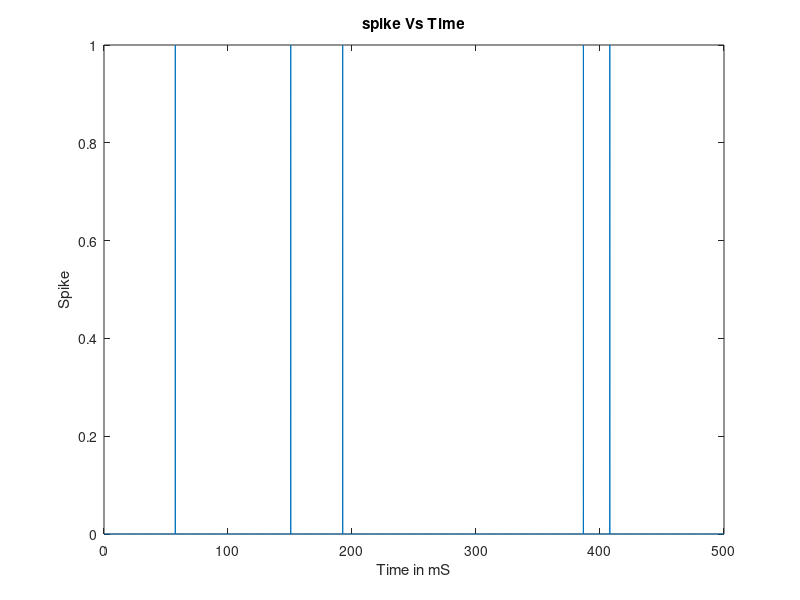

Write MATLAB code to recreate this figure. (Note: this script raises an error after producing the figure.)
%% Q1 AEF neuron driven by a synapse receiving Poisson stimulus
%% Q1 Part-A Poisson Stimulus

seed=100;
rng(seed)
ms=1E-3;

T=500*ms;
delta_t=0.1*ms;
steps=T/delta_t;
lambda=10;
t=0:delta_t:T;

myPoissonSpikeTrain = rand(1, steps) < lambda*delta_t;

figure();
plot(t(2:end)*1E3,myPoissonSpikeTrain);
xlabel('Time in mS');ylabel('Spike');
title('spike Vs Time');
%% Q1 Part-B Synapse Current
Io=1E-12;
We=500;
tau=15*ms;
taus=tau/4;
t=0:delta_t:T;
tm=find(myPoissonSpikeTrain==1)*0.1*ms;
i_matrix=zeros(size(tm,2),size(t,2));

Iapp=zeros(size(t));

for j=1:size(t,2)
    temp=0;
   for i=1:size(tm,2)
      
       if (t(j)>tm(i))
           
           temp=temp+exp((tm(i)-t(j))/tau)-exp((tm(i)-t(j))/taus);
       end
          
   end

   Iapp(j)=temp;
    
end

Iapp=Io*We*Iapp;


[V,U] = AEF(delta_t,T,Iapp,1);

figure();
plot(t*1E3,V);
xlabel('Time in mS');ylabel('Voltage in Volts');
title('Voltage Vs Time');

figure();
plot(t*1E3,Iapp*1E12);
xlabel('Time in mS');ylabel('Current in pA');
title('Current Vs Time');